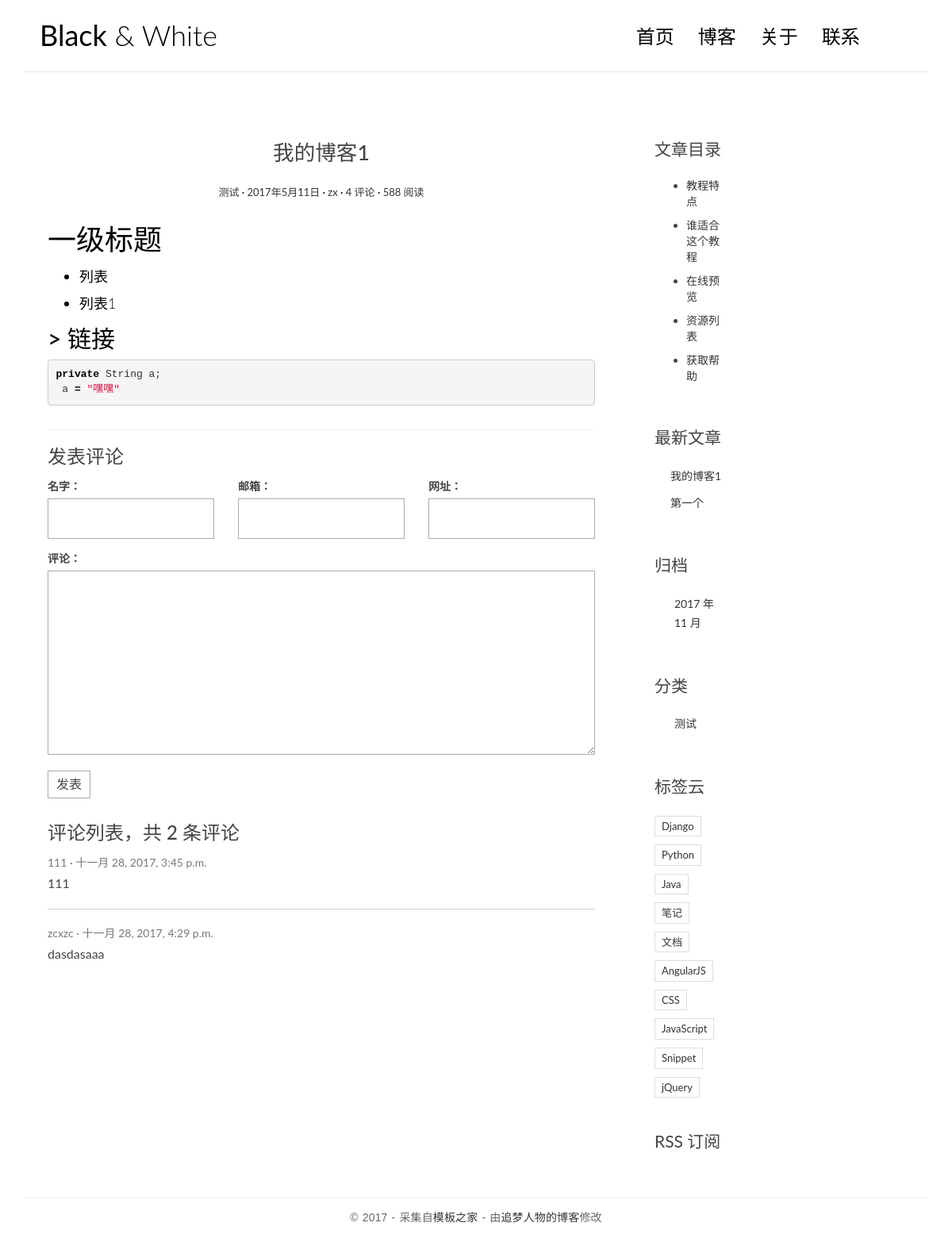
Screenshot of /post/3/ with the database file from the repository.
### blog/models.py (models this page shows, shortened)
class Post(models.Model):
    title = models.CharField(max_length=70)
    body = models.TextField()
    created_time = models.DateTimeField()
    modified_time = models.DateTimeField()
    excerpt = models.CharField(max_length=200, blank=True)
    category = models.ForeignKey(Category)
    tags = models.ManyToManyField(Tag, blank=True)
    author = models.ForeignKey(User)
    def get_absolute_url(self):
      return reverse('blog:detail', kwargs={'pk': self.pk})
    class Meta:
        ordering = ['-created_time']

class Category(models.Model):
    name = models.CharField(max_length=100)

### comments/models.py (models this page shows, shortened)
class Comment(models.Model):
    name = models.CharField(max_length=100)
    email = models.EmailField(max_length=255)
    url = models.URLField(blank=True)
    text = models.TextField()
    created_time = models.DateTimeField(auto_now_add=True)
    post = models.ForeignKey('blog.Post')

### blog/views.py (the view)
# urls.py: url(r'^post/(?P<pk>[0-9]+)/$', views.detail, name='detail'),
def detail(request, pk):
    post = get_object_or_404(Post, pk=pk)
    post.body = markdown.markdown(post.body,
                                  extensions=[
                                    'markdown.extensions.extra',
                                    'markdown.extensions.codehilite',
                                    'markdown.extensions.toc',
                                    ])
    form = CommentForm()
    comment_list = post.comment_set.all()
    context = {'post': post,
               'form': form,
               'comment_list': comment_list
               }
    return render(request, 'blog/detail.html', context=context)

### comments/forms.py
class CommentForm(forms.ModelForm):
    class Meta:
        model = Comment
        fields = ['name', 'email', 'url', 'text']

### blog/templatetags/blog_tags.py (called while the page is built)
@register.simple_tag
def get_recent_posts(num=5):
    return Post.objects.all().order_by('-created_time')[:num]

@register.simple_tag
def archives():
    return Post.objects.dates('created_time', 'month', order='DESC')

@register.simple_tag
def get_categories():
    return Category.objects.all()

### templates/blog/detail.html (shortened to what this page needs)
<!DOCTYPE html>
{% extends 'base.html' %}
			{% block main %}
                <article class="post post-1">
                    <header class="entry-header">
                        <h1 class="entry-title">{{ post.title }}</h1>
                        <div class="entry-meta">
                            <span class="post-category"><a href="#">{{ post.category.name }}</a></span>
                            <span class="post-date"><a href="#"><time class="entry-date"
                                                                      datetime="2012-11-09T23:15:57+00:00">2017年5月11日</time></a></span>
                            <span class="post-author"><a href="#">{{ post.author }}</a></span>
                            <span class="comments-link"><a href="#">4 评论</a></span>
                            <span class="views-count"><a href="#">588 阅读</a></span>
                        </div>
                    </header>
                    <div class="entry-content clearfix">
					  {{ post.body|safe }}
                    </div>
                </article>
                <section class="comment-area" id="comment-area">
                    <hr>
                    <h3>发表评论</h3>
                    <form action="{% url 'comments:post_comment' post.pk %}" method="post" class="comment-form">
						<div class="row">
                            <div class="col-md-4">
                                <label for="{{ form.name.id_for_label }}">名字：</label>
                               {{ form.name }}
                            </div>
                            <div class="col-md-4">
                                <label for="{{ form.email.id_for_label }}">邮箱：</label>
                                 {{ form.email }}
                            </div>
                            <div class="col-md-4">
                                <label for="{{ form.url.id_for_label }}">网址：</label>
                                 {{ form.url }}
                            </div>
                            <div class="col-md-12">
                                <label for="{{ form.text.id_for_label }}">评论：</label>
                                  {{ form.text }}
                                <button type="submit" class="comment-btn">发表</button>
                            </div>
                        </div>
                    </form>
                    <div class="comment-list-panel">
                        <h3>评论列表，共 <span>{{ post.comment_set.count }}</span> 条评论</h3>
                        <ul class="comment-list list-unstyled">
						  {% for comment in comment_list %}
                            <li class="comment-item">
                                <span class="nickname">{{ comment.name }}</span>
                                <time class="submit-date">{{ comment.created_time }}</time>
                                <div class="text">
                                     {{ comment.text }}
                                </div>
                            </li>
							  {% empty %}
  暂无评论
  {% endfor %}
                        </ul>
                    </div>
                </section>
				{% endblock main %}
{% block toc %}
            <aside class="col-md-4">
                <div class="widget widget-content">
                    <h3 class="widget-title">文章目录</h3>
                    <ul>
                        <li>
                            <a href="#">教程特点</a>
                        </li>
                        <li>
                            <a href="#">谁适合这个教程</a>
                        </li>
                        <li>
                            <a href="#">在线预览</a>
                        </li>
                        <li>
                            <a href="#">资源列表</a>
                        </li>
                        <li>
                            <a href="#">获取帮助</a>
                        </li>
                    </ul>
                </div>
				{% endblock toc %}

### templates/base.html (shortened to what this page needs)
{% load staticfiles %}
{% load blog_tags %}
<!DOCTYPE html>
<html>
<head>
    <link rel="stylesheet" href="http://code.ionicframework.com/ionicons/2.0.1/css/ionicons.min.css">
    <link rel="stylesheet" href="{% static 'blog/css/bootstrap.min.css' %}">
    <link rel="stylesheet" href="{% static 'blog/css/pace.css' %}">
    <link rel="stylesheet" href="{% static 'blog/css/custom.css' %}">
	<link rel="stylesheet" href="{% static 'blog/css/highlights/github.css' %}">
</head>
<body>
<div class="container">
    <header id="site-header">
        <div class="row">
            <div class="col-md-4 col-sm-5 col-xs-8">
                <div class="logo">
                    <h1><a href={% url 'blog:index' %}><b>Black</b> &amp; White</a></h1>
                </div>
            </div>
            <div class="col-md-8 col-sm-7 col-xs-4">
                <nav class="main-nav" role="navigation">
                    <div class="collapse navbar-collapse" id="bs-example-navbar-collapse-1">
                        <ul class="nav navbar-nav navbar-right">
                            <li class="cl-effect-11"><a href="index.html" data-hover="首页">首页</a></li>
                            <li class="cl-effect-11"><a href="full-width.html" data-hover="博客">博客</a></li>
                            <li class="cl-effect-11"><a href="about.html" data-hover="关于">关于</a></li>
                            <li class="cl-effect-11"><a href="contact.html" data-hover="联系">联系</a></li>
                        </ul>
                    </div>
                </nav>
            </div>
        </div>
    </header>
</div>
<div class="content-body">
    <div class="container">
        <div class="row">
         <main class="col-md-8">
    {% block main %}
    {% endblock main %}
         </main>
            <aside class="col-md-4">
  {% block toc %}
  {% endblock toc %}
                <div class="widget widget-recent-posts">
                    <h3 class="widget-title">最新文章</h3>
					  {% get_recent_posts as recent_post_list %}
                    <ul>
					  {% for post in recent_post_list %}
                        <li>
                            <a href="{{ post.get_absolute_url }}">{{ post.title }}</a>
                        </li>
						 {% empty %}
    暂无文章！
    {% endfor %}
                    </ul>
                </div>
                <div class="widget widget-archives">
                    <h3 class="widget-title">归档</h3>
					  {% archives as date_list %}
                    <ul>
					  {% for date in date_list %}
                        <li>
                          <a href="{% url 'blog:archives' date.year date.month %}">{{ date.year }} 年 {{ date.month }} 月</a>
                        </li>
						{% empty %}
    暂无归档！
    {% endfor %}
                    </ul>
                </div>
                <div class="widget widget-category">
                    <h3 class="widget-title">分类</h3>
					{% get_categories as category_list %}
                    <ul>
					 {% for category in category_list %}
                        <li>
                             <a href="{% url 'blog:category' category.pk %}">{{ category.name }} </a>
                        </li>
						   {% empty %}
    暂无分类！
    {% endfor %}
                    </ul>
                </div>
                <div class="widget widget-tag-cloud">
                    <h3 class="widget-title">标签云</h3>
                    <ul>
                        <li>
                            <a href="#">Django</a>
                        </li>
                        <li>
                            <a href="#">Python</a>
                        </li>
                        <li>
                            <a href="#">Java</a>
                        </li>
                        <li>
                            <a href="#">笔记</a>
                        </li>
                        <li>
                            <a href="#">文档</a>
                        </li>
                        <li>
                            <a href="#">AngularJS</a>
                        </li>
                        <li>
                            <a href="#">CSS</a>
                        </li>
                        <li>
                            <a href="#">JavaScript</a>
                        </li>
                        <li>
                            <a href="#">Snippet</a>
                        </li>
                        <li>
                            <a href="#">jQuery</a>
                        </li>
                    </ul>
                </div>
                <div class="rss">
                    <a href=""> RSS 订阅</a>
                </div>
            </aside>
        </div>
    </div>
</div>
<footer id="site-footer">
    <div class="container">
        <div class="row">
            <div class="col-md-12">
                <p class="copyright">&copy 2017 - 采集自<a href="http://www.cssmoban.com/"
                                                        target="_blank" title="模板之家">模板之家</a>
                    - 由<a href="http://zmrenwu.com/" title="网页模板" target="_blank">追梦人物的博客</a>修改
                </p>
            </div>
        </div>
    </div>
</footer>
</body>
</html>

### blog/static/blog/css/custom.css (style rules this page uses)
* { outline: none; }
h1, h2, h3, h4, h5, h6 { margin-top: 0; }
b { font-weight: 400; }
a { color: #333; }
body { color: #444; font-family: 'Lato', sans-serif; }
p { font-family: 'Ubuntu', sans-serif; font-weight: 400; word-spacing: 1px; letter-spacing: 0.01em; }
#site-header { background-color: #FFF; padding: 25px 20px; margin-bottom: 40px; border-bottom: 1px solid #e7e7e7; }
.logo h1 a { color: #000; }
.logo h1 { margin: 0; font-family: 'Lato', sans-serif; font-weight: 300; }
.main-nav { margin-top: 11px; max-width: 95%; }
.main-nav a { color: #000000 !important; padding: 0 0 5px 0 !important; margin-right: 30px; font-family: 'Lato', sans-serif; font-weight: 300; font-size: 24px; }
.cl-effect-11 a { padding: 10px 0; color: #0972b4; text-shadow: none; }
.cl-effect-11 a::before { position: absolute; top: 0; left: 0; overflow: hidden; padding: 0 0 5px 0 !important; max-width: 0; border-bottom: 1px solid #000; color: #000; content: attr(data-hover); white-space: nowrap; -webkit-transition: max-width 0.5s; -moz-transition: max-width 0.5s; transition: max-width 0.5s; }
.content-body { padding-bottom: 4em; }
.post { background: #fff; padding: 30px 30px 0; }
.entry-title { text-align: center; font-size: 1.9em; margin-bottom: 20px; line-height: 1.6; padding: 10px 20px 0; }
.entry-meta { text-align: center; color: #DDDDDD; font-size: 13px; margin-bottom: 30px; }
.entry-content { font-size: 18px; line-height: 1.9; font-weight: 300; color: #000; }
.post-category::after, .post-date::after, .post-author::after, .comments-link::after { content: ' ·'; color: #000; }
.widget { background: #fff; padding: 30px 0 0; }
.widget-title { font-size: 1.5em; margin-bottom: 20px; line-height: 1.6; padding: 10px 0 0; font-weight: 400; }
.widget-recent-posts ul { padding: 0; margin: 0; padding-left: 20px; }
.widget-recent-posts ul li { list-style-type: none; position: relative; line-height: 170%; margin-bottom: 10px; }
.widget-recent-posts ul li::before { content: '\f3d3'; font-family: "Ionicons"; position: absolute; left: -17px; top: 3px; font-size: 16px; color: #000; }
.widget-archives ul { padding: 0; margin: 0; padding-left: 25px; }
.widget-archives ul li { list-style-type: none; position: relative; line-height: 170%; margin-bottom: 10px; }
.widget-archives ul li::before { content: '\f3f3'; font-family: "Ionicons"; position: absolute; left: -25px; top: 1px; font-size: 16px; color: #000; }
.widget-category ul { padding: 0; margin: 0; padding-left: 25px; }
.widget-category ul li { list-style-type: none; position: relative; line-height: 170%; margin-bottom: 10px; }
.widget-category ul li::before { content: '\f3fe'; font-family: "Ionicons"; position: absolute; left: -25px; top: 1px; font-size: 18px; color: #000; }
.widget-tag-cloud ul { padding: 0; margin: 0; margin-right: -10px; }
.widget-tag-cloud ul li { list-style-type: none; font-size: 13px; display: inline-block; margin-right: 10px; margin-bottom: 10px; padding: 3px 8px; border: 1px solid #ddd; }
.widget-content ul li { margin-bottom: 10px; }
.rss { font-size: 21px; margin-top: 30px; }
.rss a { color: #444; }
#site-footer { padding-top: 10px; padding: 0 0 1.5em 0; }
.copyright { text-align: center; padding-top: 1em; margin: 0; border-top: 1px solid #eee; color: #666; }
.contact-form input, .comment-form input { border: 1px solid #aaa; margin-bottom: 15px; width: 100%; padding: 15px 15px; font-size: 16px; line-height: 100%; transition: 0.4s border-color linear; }
.contact-form textarea, .comment-form textarea { border: 1px solid #aaa; margin-bottom: 15px; width: 100%; padding: 15px 15px; font-size: 16px; line-height: 20px !important; min-height: 183px; transition: 0.4s border-color linear; }
.comment-area { padding: 0 30px 0; }
.comment-form { margin-top: 15px; }
.comment-form .comment-btn { background-color: #fff; border: 1px solid #aaa; font-size: 16px; padding: 5px 10px; }
.comment-list-panel { margin-top: 30px; }
.comment-list { margin-top: 15px; }
.comment-item:not(:last-child) { border-bottom: 1px #ccc solid; margin-bottom: 20px; padding-bottom: 20px; }
.comment-item .nickname, .comment-item .submit-date { color: #777; font-size: 14px; }
.comment-item .nickname:after { content: ' ·'; }
.comment-item .text { padding-top: 5px; font-size: 16px; }

### blog/static/blog/css/highlights/github.css (style rules this page uses)
.codehilite .o { color: #000000; font-weight: bold }
.codehilite .kd { color: #000000; font-weight: bold }
.codehilite .s { color: #d01040 }
.codehilite .w { color: #bbbbbb }

### rows the page displays
Post: title "我的博客1", category.name "测试", author "zx", body "一级标题 列表 列表1 > 链接 private String a ; a = \"嘿嘿\"", comment_set.count "2"
Comment: name "111", created_time "十一月 28, 2017, 3:45 p.m.", text "111"
Comment: name "zcxzc", created_time "十一月 28, 2017, 4:29 p.m.", text "dasdasaaa"
Post: title "第一个"
Category: name "测试"

### other values shown
{{ date.year }} "2017"
{{ date.month }} "11"
